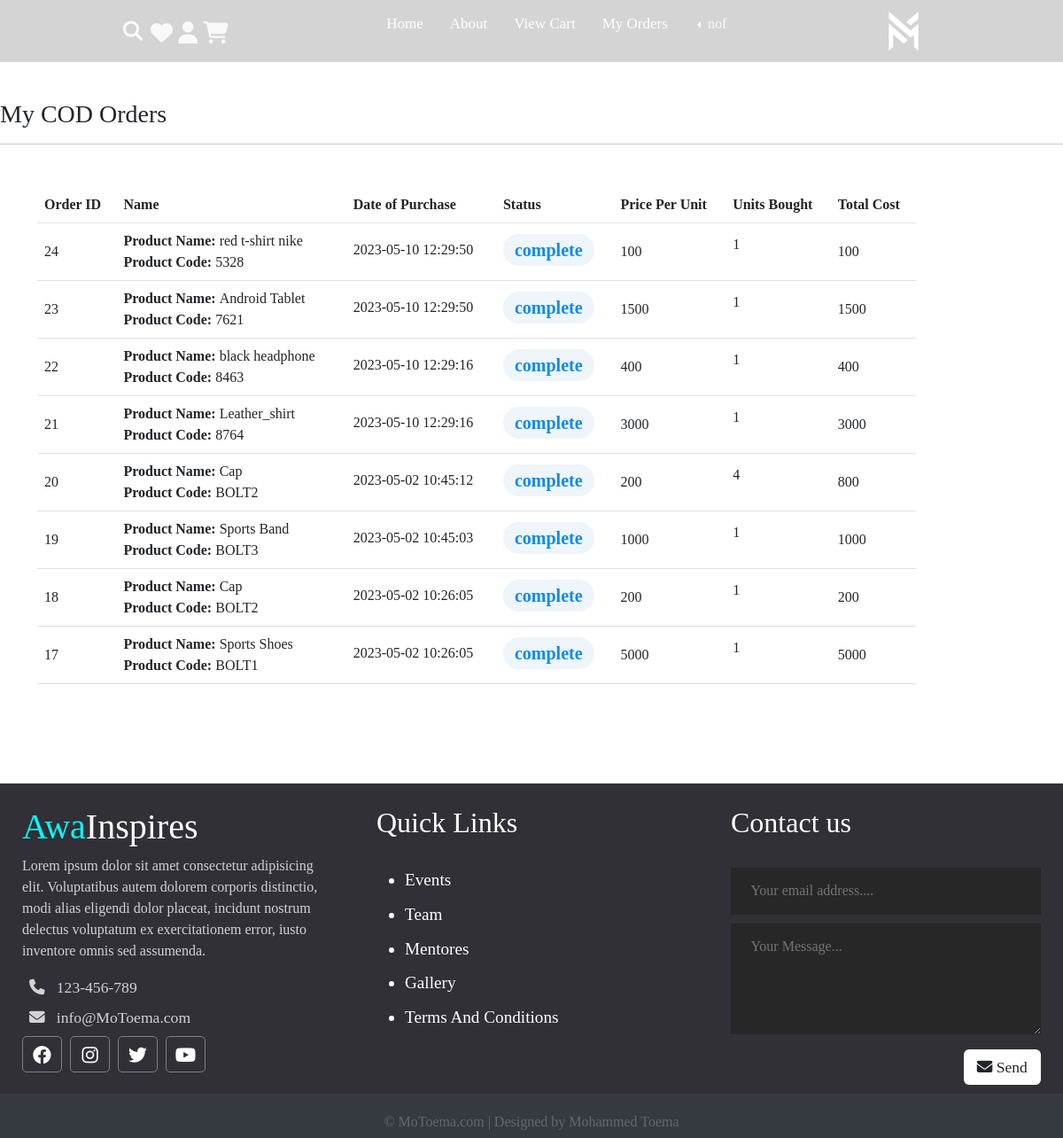
The page /orders.php (signed in) on the database its author committed.
### tables this page shows
CREATE TABLE `orders` (
  `id` int(15) NOT NULL,
  `productCode` varchar(255) NOT NULL,
  `productName` varchar(255) NOT NULL,
  `productDesc` varchar(255) NOT NULL,
  `Price` int(10) NOT NULL,
  `units` int(5) NOT NULL,
  `total` int(15) NOT NULL,
  `email` varchar(255) NOT NULL,
  `username` text NOT NULL,
  `date` timestamp NOT NULL DEFAULT current_timestamp() ON UPDATE current_timestamp()
);

### orders.php (the view, shortened to what this page needs)
<?php
include 'config.php';
?>
<!DOCTYPE html>
<html lang="en">
<head>
    <link href="https://cdn.jsdelivr.net/npm/bootstrap@5.3.0-alpha3/dist/css/bootstrap.min.css" rel="stylesheet">
    <link rel="stylesheet" href="https://cdnjs.cloudflare.com/ajax/libs/font-awesome/6.4.0/css/all.min.css"/>
    <link rel="stylesheet" href="assets/css/styl.css">
</head>
<body>
    <?php include(ROOT_PATH . "/app/includes/header.php"); ?>
    <div class="page-wrapper" style="margin-top: 7rem; margin-bottom:7rem">
        <h3>My COD Orders</h3>
        <hr>
        <?php
        if(isset($_SESSION["username"])){
          $result = $mysqli->query("SELECT * from orders where username='".$_SESSION["username"]."' ORDER BY id DESC");
          if($result) {
            echo '
            <div class="container mt-5 mb-5">
            <div style="width: 62rem;">
                <table class="table align-middle mb-0 bg-white">
                    <thead class="bg-light">
                    <tr>
                        <th>Order ID</th>
                        <th>Name</th>
                        <th>Date of Purchase</th>
                        <th>Status</th>
                        <th>Price Per Unit</th>
                        <th>Units Bought</th>
                        <th>Total Cost</th>
                    </tr>
                    </thead>
                    <tbody>
            ';
            while($obj = $result->fetch_object()) {
              echo '
              <tr>
                  <td>
                  '.$obj->id.'
                  </td>
                  <td>
                      <p class="mb-0"><strong>Product Name: </strong>'.$obj->productName.'</p>
                      <p class="mb-0"><strong>Product Code: </strong>'.$obj->productCode.'</p>
                  </td>
                  <td>
                      <p class="fw-normal mb-1"> '.$obj->date.'</p>
                  </td>
                  <td>
                  <span style="background: #eef5fb; color: #108aed; font-size: 20px;" class="badge rounded-pill d-inline">complete</span>
                  </td>
                  <td>'.$obj->Price.'</td>
                  <td>
                      <p>'.$obj->units.'</p>
                  </td>
                  <td>'.$obj->total.'</td>
              </tr>
              ';
            }
          }
        }
        ?>
                </tbody>
            </table>
        </div>
    </div>
    </div>
    <?php include(ROOT_PATH . "/app/includes/Footer.php"); ?>
</body>
</html>

### assets/css/styl.css (style rules this page uses)
* { margin: 0; padding: 0; box-sizing: border-box; font-family: 'Lora', serif; }
.page-wrapper { min-height: 80vh !important; height: auto !important; }

### rows shown on the page
orders: id "24", productName "red t-shirt nike", productCode "5328", date "2023-05-10 12:29:50", Price "100", units "1", total "100"
orders: id "23", productName "Android Tablet", productCode "7621", date "2023-05-10 12:29:50", Price "1500", units "1", total "1500"
orders: id "22", productName "black headphone", productCode "8463", date "2023-05-10 12:29:16", Price "400", units "1", total "400"
orders: id "21", productName "Leather_shirt", productCode "8764", date "2023-05-10 12:29:16", Price "3000", units "1", total "3000"
orders: id "20", productName "Cap", productCode "BOLT2", date "2023-05-02 10:45:12", Price "200", units "4", total "800"
orders: id "19", productName "Sports Band", productCode "BOLT3", date "2023-05-02 10:45:03", Price "1000", units "1", total "1000"
orders: id "18", productName "Cap", productCode "BOLT2", date "2023-05-02 10:26:05", Price "200", units "1", total "200"
orders: id "17", productName "Sports Shoes", productCode "BOLT1", date "2023-05-02 10:26:05", Price "5000", units "1", total "5000"

### other values the page prints
$_SESSION['username'] "nof"
